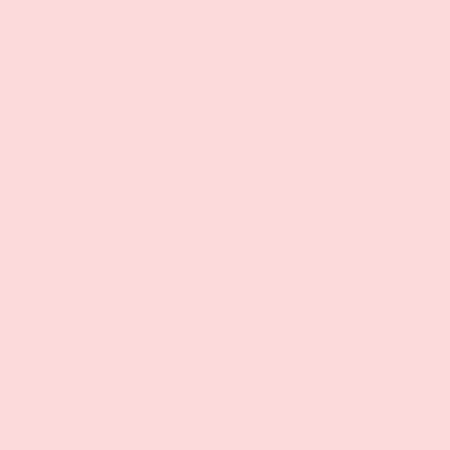
Frame 1 (no input)
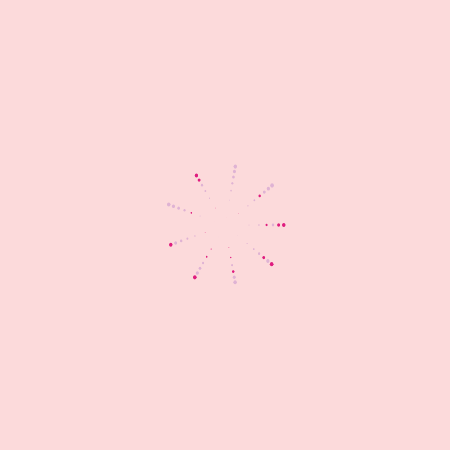
Frame 60 (no input)
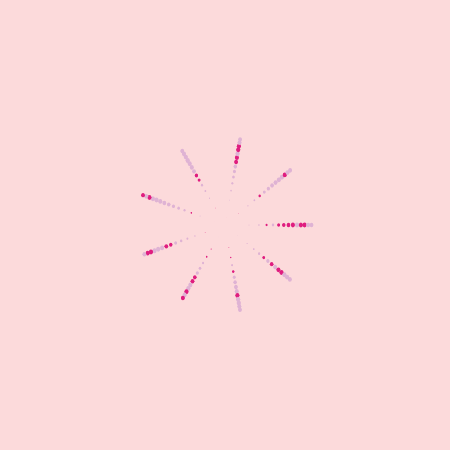
Frame 120 (the mouse pressed at the canvas centre since frame 60)

The p5.js sketch that drew these frames (run headless with seeded random() and noise() and a simulated clock; from frame 60 on, the mouse is pressed at the canvas centre):

// p5.js sketch
// ── sketch.js
var n = 0;
var c = 8;
var seeds = [];
function setup() {
  createCanvas(450, 450); // as a mobile first designer lol
  angleMode(DEGREES);
  background('rgb(252,218,219)');
}
// gets called 60fps
function draw() {
  translate(width / 2, height / 2);

  var angle = n * 1000; // play here! this
  var radius = c * sqrt(n);
  var x = radius * cos(angle);
  var y = radius * sin(angle);

  // generate random number
  let r = random();
  if (r < 0.33) {
    fill('rgb(223,29,127)');
  } else if(r > 0.33 || r < 0.66) {
    fill('#DFB3D4');
  } else if(r > 0.33) {
    fill('white');
  }

  noStroke();
  ellipse(x, y, 4 * sin(n), 3 * sin(n+0.3));
  ellipse(x, y, 4 * sin(n), 5 * sin(n+0.3));

  n++;
  c += 0; // play here! this will dynamically change the spacing. try c += sin(n)

}
// things to try
// play around with n and/or c
// change the color based on position or order
// change the size of the seeds based on position/order
// change the seed size after a certain n
// random colors
// build your flower with other shapes
// build your flower with letters or images instead of ellipses
// animate the flower in draw() after placing the leaves in a setup() loop
// connect leaves
// can you make something that looks like a romanesco broccoli
// reminder to take lots of pictures of WIP flowers. right click and download to share
